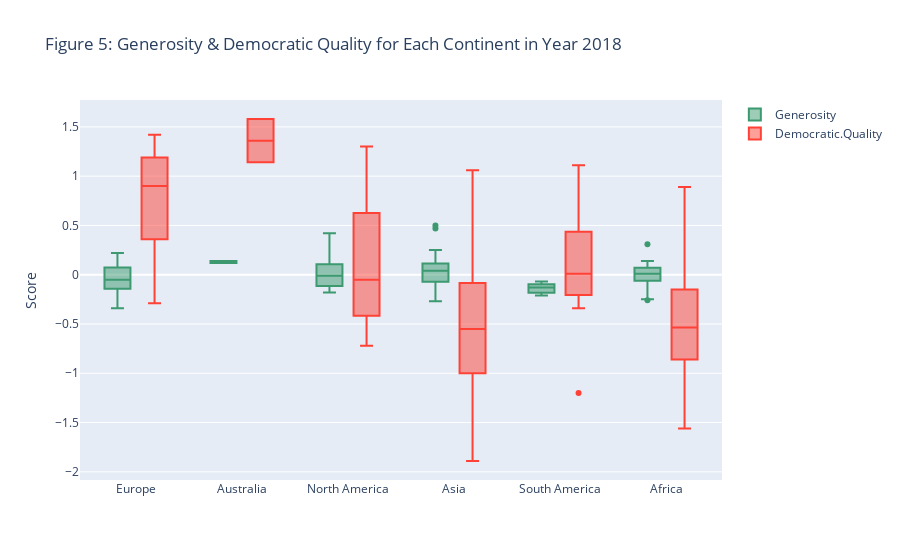

Here is the notebook cell this chart was saved with:
### Code cell
# Grouped box plots 
import plotly.graph_objects as go

fig = go.Figure()

fig.add_trace(go.Box(
    y=df2018['Generosity'],
    x=df2018['Continent'],
    name='Generosity',
    marker_color='#3D9970'
))
fig.add_trace(go.Box(
    y=df2018['Democratic.Quality'],
    x=df2018['Continent'],
    name='Democratic.Quality',
    marker_color='#FF4136'
))


fig.update_layout(
    title = "Figure 5: Generosity & Democratic Quality for Each Continent in Year 2018",
    yaxis_title='Score',
    boxmode='group' # group together boxes of the different traces for each value of x
)
fig.show()
fig.write_html('f5.html')

### Figure 1 — Plotly figure (JSON) as saved in the notebook; plotly's stock layout.template omitted (floating-point values rounded to 4 significant figures)
{"data": [{"marker": {"color": "#3D9970"}, "name": "Generosity", "type": "box", "x": ["Europe", "Europe", "Europe", "Europe", "Europe", "Europe", "Europe", "Australia", "Europe", "Australia", "North America", "North America", "Europe", "Europe", "Europe", "Asia", "Europe", "North America", "Europe", "North America", "North America", "Europe", "Europe", "South America", "Asia", "South America", "North America", "North America", "Europe", "South America", "Europe", "South America", "Asia", "South America", "Europe", "Europe", "South America", "North America", "Europe", "Africa", "Asia", "Africa", "North America", "South America", "Asia", "South America", "Europe", "Europe", "Asia", "Asia", "North America", "Europe", "Asia", "Asia", "Asia", "Africa", "Africa", "Africa", "Asia", "Asia", "Africa", "Asia", "Europe", "South America", "Europe", "Africa", "Africa", "Asia", "Africa", "Africa", "Africa", "Africa", "Africa", "Africa", "Africa", "Africa", "Asia", "Asia", "Africa", "Africa", "Asia", "Asia", "Africa", "Africa", "Africa", "Africa", "Asia", "Africa", "Africa", "Africa", "Africa", "Africa", "Africa", "Asia", "Africa", "Africa", "North America", "Africa", "Africa", "Africa", "Africa", "Asia"], "y": [-0.13, 0.02, 0.1, 0.16, 0.08, 0.05, 0.07, 0.12, 0.22, 0.14, 0.1, -0.1, 0.03, -0.29, 0.14, 0.05, -0.13, 0.11, -0.14, -0.01, -0.18, -0.02, -0.08, -0.07, 0.13, -0.11, -0.12, -0.1, -0.12, -0.13, -0.22, -0.1, 0.25, -0.16, -0.1, -0.26, -0.09, 0.11, 0.12, -0.08, -0.11, 0.02, 0, -0.21, -0.27, -0.19, -0.05, -0.15, 0.05, 0.04, -0.15, -0.34, 0.11, 0.5, -0.04, 0.03, -0.02, 0.1, -0.18, -0.07, 0.02, 0.03, -0.18, -0.18, 0.01, 0, 0.13, 0.13, -0.25, -0.06, -0.18, -0.22, -0.06, -0.2, 0.31, 0.05, -0.18, -0.04, 0.01, -0.03, 0.47, 0.09, 0.04, 0.09, -0.1, 0.1, 0.04, 0.1, 0.01, 0.04, -0.01, -0.22, 0.14, 0.07, -0.02, -0.04, 0.42, 0.06, -0.26, 0.14, 0.07, -0.08]}, {"marker": {"color": "#FF4136"}, "name": "Democratic.Quality", "type": "box", "x": ["Europe", "Europe", "Europe", "Europe", "Europe", "Europe", "Europe", "Australia", "Europe", "Australia", "North America", "North America", "Europe", "Europe", "Europe", "Asia", "Europe", "North America", "Europe", "North America", "North America", "Europe", "Europe", "South America", "Asia", "South America", "North America", "North America", "Europe", "South America", "Europe", "South America", "Asia", "South America", "Europe", "Europe", "South America", "North America", "Europe", "Africa", "Asia", "Africa", "North America", "South America", "Asia", "South America", "Europe", "Europe", "Asia", "Asia", "North America", "Europe", "Asia", "Asia", "Asia", "Africa", "Africa", "Africa", "Asia", "Asia", "Africa", "Asia", "Europe", "South America", "Europe", "Africa", "Africa", "Asia", "Africa", "Africa", "Africa", "Africa", "Africa", "Africa", "Africa", "Africa", "Asia", "Asia", "Africa", "Africa", "Asia", "Asia", "Africa", "Africa", "Africa", "Africa", "Asia", "Africa", "Africa", "Africa", "Africa", "Africa", "Africa", "Asia", "Africa", "Africa", "North America", "Africa", "Africa", "Africa", "Africa", "Asia"], "y": [1.31, 1.19, 1.38, 1.24, 1.42, 1.19, 1.28, 1.58, 0.8, 1.14, 1.3, 0.82, 0.98, 0.99, 1.16, -0.09, 0.9, 0.68, 0.68, -0.43, -0.36, 0.65, 0.65, 0.69, 0.71, 1.11, 0.46, -0.05, 0.95, 0.02, 0.29, -0.14, -0.9, -0.34, 0.11, 1.14, -0.16, -0.5, -0.29, 0.89, -0.58, 0.21, -0.38, 0.35, 1.06, 0.01, 0.07, 0.63, -1.55, 0.55, 0.16, 0.29, -0.07, -0.19, -0.55, -1.07, -1.14, -0.67, -1.25, -1.09, -0.86, -0.49, 0.38, -1.2, 0.3, -0.43, -0.43, -0.45, -0.53, 0.18, 0.6, -0.57, 0.14, -0.44, -0.64, -0.7, -0.63, -0.93, -1.36, -1.08, -0.97, -0.06, -1.56, -0.58, -0.71, -0.09, -1.11, -0.22, -0.34, -0.11, -0.68, -1.33, -0.46, -0.22, -0.91, -0.99, -0.72, -0.54, 0.71, -0.44, -0.15, -1.89]}], "layout": {"boxmode": "group", "title": {"text": "Figure 5: Generosity & Democratic Quality for Each Continent in Year 2018"}, "yaxis": {"title": {"text": "Score"}}}}
